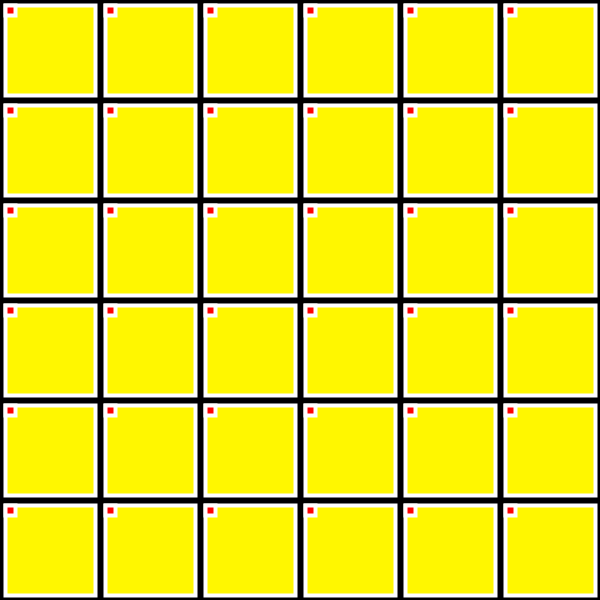
Frame 1 (no input)
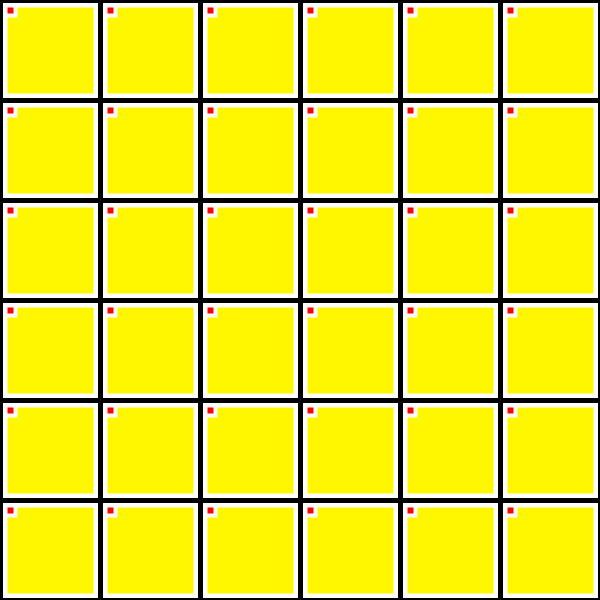
Frame 60 (the mouse pressed at the canvas centre just before this capture)
Frame 120 (the mouse held since frame 60 and released just before this capture): identical to frame 60, image omitted

The Processing sketch that drew these frames (run headless with seeded random() and noise(); from frame 60 on, the mouse is pressed at the canvas centre):

// Processing sketch: processing_148988
// ── processing_148988.pde

// Konkuk University 
// Department of Dynamic Media 
// SOS iDesign 
// Name: SHIN Yeonsik
// ID: dnmys11


void setup() { 
  size(600, 600); 
  smooth(); 
  background(0); 
} 

void draw() { 
for (int i = 5; i < 650; i = i +100) { 
for (int j = 5; j < 650; j = j +100) { 
      strokeWeight(10); 
      stroke(0, 0, 0); 
      noFill(); 
      
      strokeWeight(4); 
      stroke(255); 
      fill(#FFF700); 
      rect(i, j, 90, 90); 
      
      noFill(); 
      fill(#FF0303); 
      strokeWeight(4); 
      rect(i,j,10,10); 
      } 
  } 
} 
